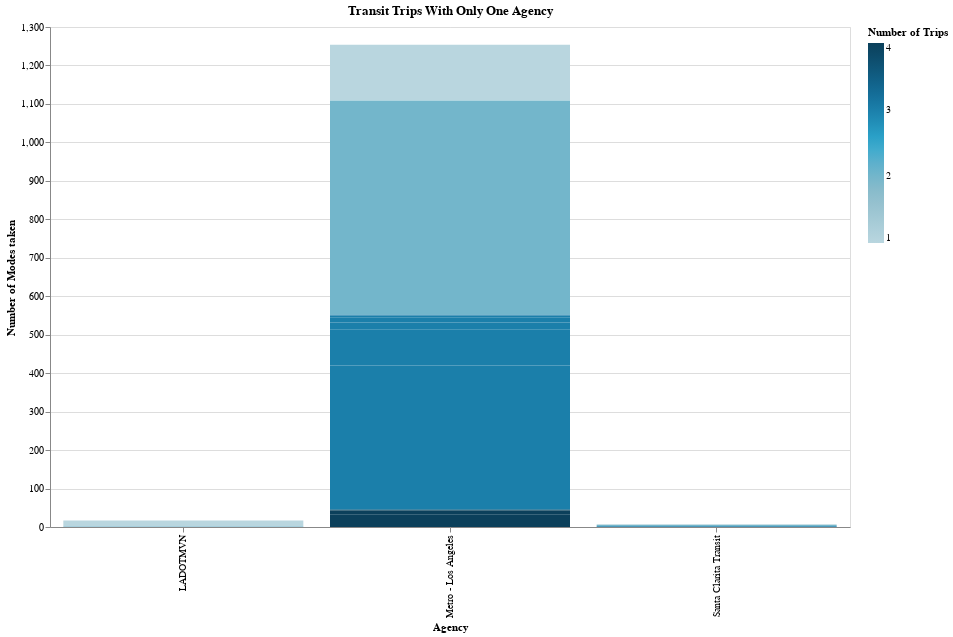

Notebook code cell kept with this figure:
### Code cell
chart = (alt.Chart((df>>filter(_.agency_count==1)))
             .mark_bar()
             .encode(
                 x=alt.X("unique_agencies", title="Agency"),
                 y=alt.Y("n", title="Number of Modes taken"),
                 color = alt.Color("n_modes_taken", title="Number of Trips",
                                  scale=alt.Scale(
                                      range=cp.CALITP_SEQUENTIAL_COLORS,)),
            tooltip=cols_to_keep)
        .properties(title = ("Transit Trips With Only One Agency"), width=800,
    height=500)
        )
chart

### Figure 1 — Vega-Lite specification as saved in the notebook (floating-point values rounded to 4 significant figures)
{"config": {"view": {"continuousWidth": 300, "continuousHeight": 300}}, "data": {"name": "data-a895a14dba8cc38710f07dfb5ccab89f"}, "mark": {"type": "bar"}, "encoding": {"color": {"field": "n_modes_taken", "scale": {"range": ["#B9D6DF", "#8CBCCB", "#2EA8CE", "#136C97", "#0B405B"]}, "title": "Number of Trips", "type": "quantitative"}, "tooltip": [{"field": "transit_submode", "type": "nominal"}, {"field": "unique_agencies", "type": "nominal"}, {"field": "n", "type": "quantitative"}, {"field": "n_modes_taken", "type": "quantitative"}], "x": {"field": "unique_agencies", "title": "Agency", "type": "nominal"}, "y": {"field": "n", "title": "Number of Modes taken", "type": "quantitative"}}, "height": 500, "title": "Transit Trips With Only One Agency", "width": 800, "$schema": "https://vega.github.io/schema/vega-lite/v5.14.1.json", "datasets": {"data-a895a14dba8cc38710f07dfb5ccab89f": [{"primary_mode": "public_transit", "transit_submode": "bus, bus", "transit_agency": "Metro - Los Angeles, Metro - Los Angeles", "n": 501, "agency_count": 1, "n_modes_taken": 2, "Foothill Transit": 0, "LADOTMVS": 0, "LADOTMVN": 0, "AVTA": 0, "Beach Cities Transit-City of Redondo Beach": 0, "Metro - Los Angeles": 2, "Long Beach Transit": 0, "LADOT126": 0, "Santa Clarita Transit": 0, "Metrolink Trains": 0, "LADOTDT": 0, "Culver CityBus": 0, "GTrans": 0, "Amtrak": 0, "LA Go Bus": 0, "Big Blue Bus": 0, "unique_agencies": "Metro - Los Angeles"}, {"primary_mode": "public_transit", "transit_submode": "bus, bus, bus", "transit_agency": "Metro - Los Angeles, Metro - Los Angeles, Metro - Los Angeles", "n": 375, "agency_count": 1, "n_modes_taken": 3, "Foothill Transit": 0, "LADOTMVS": 0, "LADOTMVN": 0, "AVTA": 0, "Beach Cities Transit-City of Redondo Beach": 0, "Metro - Los Angeles": 3, "Long Beach Transit": 0, "LADOT126": 0, "Santa Clarita Transit": 0, "Metrolink Trains": 0, "LADOTDT": 0, "Culver CityBus": 0, "GTrans": 0, "Amtrak": 0, "LA Go Bus": 0, "Big Blue Bus": 0, "unique_agencies": "Metro - Los Angeles"}, {"primary_mode": "public_transit", "transit_submode": "bus", "transit_agency": "Metro - Los Angeles", "n": 145, "agency_count": 1, "n_modes_taken": 1, "Foothill Transit": 0, "LADOTMVS": 0, "LADOTMVN": 0, "AVTA": 0, "Beach Cities Transit-City of Redondo Beach": 0, "Metro - Los Angeles": 1, "Long Beach Transit": 0, "LADOT126": 0, "Santa Clarita Transit": 0, "Metrolink Trains": 0, "LADOTDT": 0, "Culver CityBus": 0, "GTrans": 0, "Amtrak": 0, "LA Go Bus": 0, "Big Blue Bus": 0, "unique_agencies": "Metro - Los Angeles"}, {"primary_mode": "public_transit", "transit_submode": "bus, light_rail, bus", "transit_agency": "Metro - Los Angeles, Metro - Los Angeles, Metro - Los Angeles", "n": 93, "agency_count": 1, "n_modes_taken": 3, "Foothill Transit": 0, "LADOTMVS": 0, "LADOTMVN": 0, "AVTA": 0, "Beach Cities Transit-City of Redondo Beach": 0, "Metro - Los Angeles": 3, "Long Beach Transit": 0, "LADOT126": 0, "Santa Clarita Transit": 0, "Metrolink Trains": 0, "LADOTDT": 0, "Culver CityBus": 0, "GTrans": 0, "Amtrak": 0, "LA Go Bus": 0, "Big Blue Bus": 0, "unique_agencies": "Metro - Los Angeles"}, {"primary_mode": "public_transit", "transit_submode": "light_rail, bus", "transit_agency": "Metro - Los Angeles, Metro - Los Angeles", "n": 55, "agency_count": 1, "n_modes_taken": 2, "Foothill Transit": 0, "LADOTMVS": 0, "LADOTMVN": 0, "AVTA": 0, "Beach Cities Transit-City of Redondo Beach": 0, "Metro - Los Angeles": 2, "Long Beach Transit": 0, "LADOT126": 0, "Santa Clarita Transit": 0, "Metrolink Trains": 0, "LADOTDT": 0, "Culver CityBus": 0, "GTrans": 0, "Amtrak": 0, "LA Go Bus": 0, "Big Blue Bus": 0, "unique_agencies": "Metro - Los Angeles"}, {"primary_mode": "public_transit", "transit_submode": "bus, bus, bus, bus", "transit_agency": "Metro - Los Angeles, Metro - Los Angeles, Metro - Los Angeles, Metro - Los Angeles", "n": 33, "agency_count": 1, "n_modes_taken": 4, "Foothill Transit": 0, "LADOTMVS": 0, "LADOTMVN": 0, "AVTA": 0, "Beach Cities Transit-City of Redondo Beach": 0, "Metro - Los Angeles": 4, "Long Beach Transit": 0, "LADOT126": 0, "Santa Clarita Transit": 0, "Metrolink Trains": 0, "LADOTDT": 0, "Culver CityBus": 0, "GTrans": 0, "Amtrak": 0, "LA Go Bus": 0, "Big Blue Bus": 0, "unique_agencies": "Metro - Los Angeles"}, {"primary_mode": "public_transit", "transit_submode": "light_rail, bus, bus", "transit_agency": "Metro - Los Angeles, Metro - Los Angeles, Metro - Los Angeles", "n": 19, "agency_count": 1, "n_modes_taken": 3, "Foothill Transit": 0, "LADOTMVS": 0, "LADOTMVN": 0, "AVTA": 0, "Beach Cities Transit-City of Redondo Beach": 0, "Metro - Los Angeles": 3, "Long Beach Transit": 0, "LADOT126": 0, "Santa Clarita Transit": 0, "Metrolink Trains": 0, "LADOTDT": 0, "Culver CityBus": 0, "GTrans": 0, "Amtrak": 0, "LA Go Bus": 0, "Big Blue Bus": 0, "unique_agencies": "Metro - Los Angeles"}, {"primary_mode": "public_transit", "transit_submode": "bus", "transit_agency": "LADOTMVN", "n": 16, "agency_count": 1, "n_modes_taken": 1, "Foothill Transit": 0, "LADOTMVS": 0, "LADOTMVN": 1, "AVTA": 0, "Beach Cities Transit-City of Redondo Beach": 0, "Metro - Los Angeles": 0, "Long Beach Transit": 0, "LADOT126": 0, "Santa Clarita Transit": 0, "Metrolink Trains": 0, "LADOTDT": 0, "Culver CityBus": 0, "GTrans": 0, "Amtrak": 0, "LA Go Bus": 0, "Big Blue Bus": 0, "unique_agencies": "LADOTMVN"}, {"primary_mode": "public_transit", "transit_submode": "light_rail, light_rail, bus", "transit_agency": "Metro - Los Angeles, Metro - Los Angeles, Metro - Los Angeles", "n": 12, "agency_count": 1, "n_modes_taken": 3, "Foothill Transit": 0, "LADOTMVS": 0, "LADOTMVN": 0, "AVTA": 0, "Beach Cities Transit-City of Redondo Beach": 0, "Metro - Los Angeles": 3, "Long Beach Transit": 0, "LADOT126": 0, "Santa Clarita Transit": 0, "Metrolink Trains": 0, "LADOTDT": 0, "Culver CityBus": 0, "GTrans": 0, "Amtrak": 0, "LA Go Bus": 0, "Big Blue Bus": 0, "unique_agencies": "Metro - Los Angeles"}, {"primary_mode": "public_transit", "transit_submode": "bus, light_rail, bus, bus", "transit_agency": "Metro - Los Angeles, Metro - Los Angeles, Metro - Los Angeles, Metro - Los Angeles", "n": 10, "agency_count": 1, "n_modes_taken": 4, "Foothill Transit": 0, "LADOTMVS": 0, "LADOTMVN": 0, "AVTA": 0, "Beach Cities Transit-City of Redondo Beach": 0, "Metro - Los Angeles": 4, "Long Beach Transit": 0, "LADOT126": 0, "Santa Clarita Transit": 0, "Metrolink Trains": 0, "LADOTDT": 0, "Culver CityBus": 0, "GTrans": 0, "Amtrak": 0, "LA Go Bus": 0, "Big Blue Bus": 0, "unique_agencies": "Metro - Los Angeles"}, {"primary_mode": "public_transit", "transit_submode": "bus, bus, subway", "transit_agency": "Metro - Los Angeles, Metro - Los Angeles, Metro - Los Angeles", "n": 6, "agency_count": 1, "n_modes_taken": 3, "Foothill Transit": 0, "LADOTMVS": 0, "LADOTMVN": 0, "AVTA": 0, "Beach Cities Transit-City of Redondo Beach": 0, "Metro - Los Angeles": 3, "Long Beach Transit": 0, "LADOT126": 0, "Santa Clarita Transit": 0, "Metrolink Trains": 0, "LADOTDT": 0, "Culver CityBus": 0, "GTrans": 0, "Amtrak": 0, "LA Go Bus": 0, "Big Blue Bus": 0, "unique_agencies": "Metro - Los Angeles"}, {"primary_mode": "public_transit", "transit_submode": "bus, bus", "transit_agency": "Santa Clarita Transit, Santa Clarita Transit", "n": 3, "agency_count": 1, "n_modes_taken": 2, "Foothill Transit": 0, "LADOTMVS": 0, "LADOTMVN": 0, "AVTA": 0, "Beach Cities Transit-City of Redondo Beach": 0, "Metro - Los Angeles": 0, "Long Beach Transit": 0, "LADOT126": 0, "Santa Clarita Transit": 2, "Metrolink Trains": 0, "LADOTDT": 0, "Culver CityBus": 0, "GTrans": 0, "Amtrak": 0, "LA Go Bus": 0, "Big Blue Bus": 0, "unique_agencies": "Santa Clarita Transit"}, {"primary_mode": "public_transit", "transit_submode": "bus", "transit_agency": "Santa Clarita Transit", "n": 2, "agency_count": 1, "n_modes_taken": 1, "Foothill Transit": 0, "LADOTMVS": 0, "LADOTMVN": 0, "AVTA": 0, "Beach Cities Transit-City of Redondo Beach": 0, "Metro - Los Angeles": 0, "Long Beach Transit": 0, "LADOT126": 0, "Santa Clarita Transit": 1, "Metrolink Trains": 0, "LADOTDT": 0, "Culver CityBus": 0, "GTrans": 0, "Amtrak": 0, "LA Go Bus": 0, "Big Blue Bus": 0, "unique_agencies": "Santa Clarita Transit"}, {"primary_mode": "public_transit", "transit_submode": "bus, bus, bus", "transit_agency": "Santa Clarita Transit, Santa Clarita Transit, Santa Clarita Transit", "n": 2, "agency_count": 1, "n_modes_taken": 3, "Foothill Transit": 0, "LADOTMVS": 0, "LADOTMVN": 0, "AVTA": 0, "Beach Cities Transit-City of Redondo Beach": 0, "Metro - Los Angeles": 0, "Long Beach Transit": 0, "LADOT126": 0, "Santa Clarita Transit": 3, "Metrolink Trains": 0, "LADOTDT": 0, "Culver CityBus": 0, "GTrans": 0, "Amtrak": 0, "LA Go Bus": 0, "Big Blue Bus": 0, "unique_agencies": "Santa Clarita Transit"}, {"primary_mode": "public_transit", "transit_submode": "bus, bus", "transit_agency": "LADOTMVN, LADOTMVN", "n": 1, "agency_count": 1, "n_modes_taken": 2, "Foothill Transit": 0, "LADOTMVS": 0, "LADOTMVN": 2, "AVTA": 0, "Beach Cities Transit-City of Redondo Beach": 0, "Metro - Los Angeles": 0, "Long Beach Transit": 0, "LADOT126": 0, "Santa Clarita Transit": 0, "Metrolink Trains": 0, "LADOTDT": 0, "Culver CityBus": 0, "GTrans": 0, "Amtrak": 0, "LA Go Bus": 0, "Big Blue Bus": 0, "unique_agencies": "LADOTMVN"}, {"primary_mode": "public_transit", "transit_submode": "bus, bus, light_rail", "transit_agency": "Metro - Los Angeles, Metro - Los Angeles, Metro - Los Angeles", "n": 1, "agency_count": 1, "n_modes_taken": 3, "Foothill Transit": 0, "LADOTMVS": 0, "LADOTMVN": 0, "AVTA": 0, "Beach Cities Transit-City of Redondo Beach": 0, "Metro - Los Angeles": 3, "Long Beach Transit": 0, "LADOT126": 0, "Santa Clarita Transit": 0, "Metrolink Trains": 0, "LADOTDT": 0, "Culver CityBus": 0, "GTrans": 0, "Amtrak": 0, "LA Go Bus": 0, "Big Blue Bus": 0, "unique_agencies": "Metro - Los Angeles"}, {"primary_mode": "public_transit", "transit_submode": "bus, bus, light_rail, bus", "transit_agency": "Metro - Los Angeles, Metro - Los Angeles, Metro - Los Angeles, Metro - Los Angeles", "n": 1, "agency_count": 1, "n_modes_taken": 4, "Foothill Transit": 0, "LADOTMVS": 0, "LADOTMVN": 0, "AVTA": 0, "Beach Cities Transit-City of Redondo Beach": 0, "Metro - Los Angeles": 4, "Long Beach Transit": 0, "LADOT126": 0, "Santa Clarita Transit": 0, "Metrolink Trains": 0, "LADOTDT": 0, "Culver CityBus": 0, "GTrans": 0, "Amtrak": 0, "LA Go Bus": 0, "Big Blue Bus": 0, "unique_agencies": "Metro - Los Angeles"}, {"primary_mode": "public_transit", "transit_submode": "light_rail, bus, bus, bus", "transit_agency": "Metro - Los Angeles, Metro - Los Angeles, Metro - Los Angeles, Metro - Los Angeles", "n": 1, "agency_count": 1, "n_modes_taken": 4, "Foothill Transit": 0, "LADOTMVS": 0, "LADOTMVN": 0, "AVTA": 0, "Beach Cities Transit-City of Redondo Beach": 0, "Metro - Los Angeles": 4, "Long Beach Transit": 0, "LADOT126": 0, "Santa Clarita Transit": 0, "Metrolink Trains": 0, "LADOTDT": 0, "Culver CityBus": 0, "GTrans": 0, "Amtrak": 0, "LA Go Bus": 0, "Big Blue Bus": 0, "unique_agencies": "Metro - Los Angeles"}, {"primary_mode": "public_transit", "transit_submode": "subway, bus", "transit_agency": "Metro - Los Angeles, Metro - Los Angeles", "n": 1, "agency_count": 1, "n_modes_taken": 2, "Foothill Transit": 0, "LADOTMVS": 0, "LADOTMVN": 0, "AVTA": 0, "Beach Cities Transit-City of Redondo Beach": 0, "Metro - Los Angeles": 2, "Long Beach Transit": 0, "LADOT126": 0, "Santa Clarita Transit": 0, "Metrolink Trains": 0, "LADOTDT": 0, "Culver CityBus": 0, "GTrans": 0, "Amtrak": 0, "LA Go Bus": 0, "Big Blue Bus": 0, "unique_agencies": "Metro - Los Angeles"}, {"primary_mode": "public_transit", "transit_submode": "subway, bus, bus", "transit_agency": "Metro - Los Angeles, Metro - Los Angeles, Metro - Los Angeles", "n": 1, "agency_count": 1, "n_modes_taken": 3, "Foothill Transit": 0, "LADOTMVS": 0, "LADOTMVN": 0, "AVTA": 0, "Beach Cities Transit-City of Redondo Beach": 0, "Metro - Los Angeles": 3, "Long Beach Transit": 0, "LADOT126": 0, "Santa Clarita Transit": 0, "Metrolink Trains": 0, "LADOTDT": 0, "Culver CityBus": 0, "GTrans": 0, "Amtrak": 0, "LA Go Bus": 0, "Big Blue Bus": 0, "unique_agencies": "Metro - Los Angeles"}]}}
